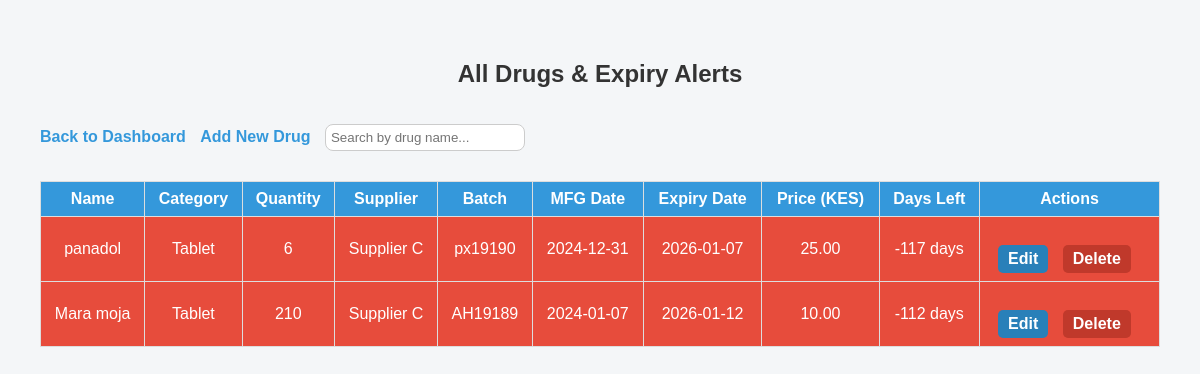
/view_drugs.php (signed in), run on the app's committed database.
### tables this page shows
CREATE TABLE `drugs` (
  `id` int(11) NOT NULL,
  `name` varchar(100) NOT NULL,
  `category` varchar(50) NOT NULL,
  `quantity` int(11) NOT NULL,
  `supplier` varchar(100) DEFAULT NULL,
  `batch_no` varchar(50) DEFAULT NULL,
  `mfg_date` date DEFAULT NULL,
  `exp_date` date DEFAULT NULL,
  `description` text DEFAULT NULL,
  `price` decimal(10,2) NOT NULL,
  `created_at` timestamp NOT NULL DEFAULT current_timestamp(),
  `status` enum('active','inactive') DEFAULT 'active'
);

### view_drugs.php (the view, shortened to what this page needs)
<?php
include 'db.php';
$result = $conn->query("SELECT * FROM drugs ORDER BY exp_date ASC");
?>
<!DOCTYPE html>
<html>
<head>
    <link rel="stylesheet" href="style.css">
</head>
<body>
<h2>All Drugs & Expiry Alerts</h2>
<a href="dashboard.php">Back to Dashboard</a>
<a href="add_drug.php">Add New Drug</a>
<input type="text" id="searchInput" placeholder="Search by drug name...">
<table id="drugsTable">
    <thead>
        <tr>
            <th>Name</th>
            <th>Category</th>
            <th>Quantity</th>
            <th>Supplier</th>
            <th>Batch</th>
            <th>MFG Date</th>
            <th>Expiry Date</th>
            <th>Price (KES)</th>
            <th>Days Left</th>
            <th>Actions</th>
        </tr>
    </thead>
    <tbody>
    <?php while($row = $result->fetch_assoc()):
        $today = new DateTime();
        $expDate = new DateTime($row['exp_date']);
        $diff = $today->diff($expDate)->format("%r%a");
        $diffInt = (int)$diff;
        if($diffInt < 0){
            $rowClass = "expired";
        } elseif($diffInt <= 30){
            $rowClass = "near-expiry";
        } else {
            $rowClass = "safe";
        }
    ?>
        <tr class="<?php echo $rowClass; ?>">
            <td><?php echo $row['name']; ?></td>
            <td><?php echo $row['category']; ?></td>
            <td><?php echo $row['quantity']; ?></td>
            <td><?php echo $row['supplier']; ?></td>
            <td><?php echo $row['batch_no']; ?></td>
            <td><?php echo $row['mfg_date']; ?></td>
            <td><?php echo $row['exp_date']; ?></td>
            <td><?php echo $row['price']; ?></td>
            <td class="days-left"><?php echo $diffInt; ?> days</td>
            <td>
                <a href="edit_drug.php?id=<?php echo $row['id']; ?>" class="edit-btn">Edit</a>
                <a href="delete_drug.php?id=<?php echo $row['id']; ?>" class="delete-btn" onclick="return confirm('Are you sure you want to delete this drug?');">Delete</a>
            </td>
        </tr>
    <?php endwhile; ?>
    </tbody>
</table>
</body>
</html>

### style.css (style rules this page uses)
body { font-family: 'Segoe UI', Tahoma, Geneva, Verdana, sans-serif; background-color: #f4f6f8; margin: 0; padding: 20px; }
h2 { text-align: center; color: #333; margin-bottom: 20px; }
input[type="text"], input[type="number"], input[type="date"], textarea, select { width: 100%; padding: 10px 12px; margin: 5px 0 15px 0; border-radius: 8px; border: 1px solid #ccc; box-sizing: border-box; transition: border 0.3s, box-shadow 0.3s; }
a { display: inline-block; margin-top: 20px; color: #3498db; font-weight: 600; text-decoration: none; transition: color 0.3s; }

### view_drugs.php (style rules this page uses)
body { font-family: Arial, sans-serif; background: #f4f6f8; margin:20px; }
h2 { color:#333; }
a { text-decoration: none; color: #3498db; margin-right:10px; }
table { border-collapse: collapse; width: 100%; margin-top:20px; }
th, td { border: 1px solid #ddd; padding: 8px; text-align:center; }
th { background-color: #3498db; color: white; }
tr.expired { background-color: #e74c3c; color: white; }
input[type="text"] { padding: 5px; width: 200px; margin-bottom: 10px; }
.edit-btn, .delete-btn { padding: 5px 10px; border-radius: 5px; color: white; }
.edit-btn { background-color: #2980b9; }
.delete-btn { background-color: #c0392b; }

### data on the page
drugs: name "panadol", category "Tablet", quantity "6", supplier "Supplier C", batch_no "px19190", mfg_date "2024-12-31", exp_date "2026-01-07", price "25.00"
drugs: name "Mara moja", category "Tablet", quantity "210", supplier "Supplier C", batch_no "AH19189", mfg_date "2024-01-07", exp_date "2026-01-12", price "10.00"
